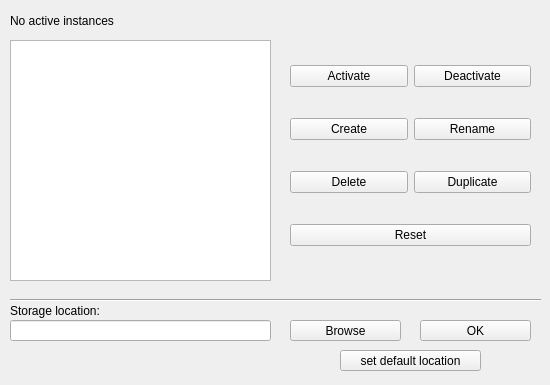
<?xml version="1.0" encoding="UTF-8"?>
<ui version="4.0">
 <class>MainWindow</class>
 <widget class="QMainWindow" name="MainWindow">
  <property name="geometry">
   <rect>
    <x>0</x>
    <y>0</y>
    <width>550</width>
    <height>385</height>
   </rect>
  </property>
  <property name="windowTitle">
   <string>minecraft-instance-manager</string>
  </property>
  <widget class="QWidget" name="centralwidget">
   <widget class="QListWidget" name="instances_listWidget">
    <property name="geometry">
     <rect>
      <x>10</x>
      <y>40</y>
      <width>261</width>
      <height>241</height>
     </rect>
    </property>
   </widget>
   <widget class="QLineEdit" name="storage_location_lineEdit">
    <property name="geometry">
     <rect>
      <x>10</x>
      <y>320</y>
      <width>261</width>
      <height>21</height>
     </rect>
    </property>
   </widget>
   <widget class="QLabel" name="active_instance_label">
    <property name="geometry">
     <rect>
      <x>10</x>
      <y>10</y>
      <width>521</width>
      <height>21</height>
     </rect>
    </property>
    <property name="text">
     <string>No active instances</string>
    </property>
   </widget>
   <widget class="Line" name="line">
    <property name="geometry">
     <rect>
      <x>10</x>
      <y>290</y>
      <width>531</width>
      <height>21</height>
     </rect>
    </property>
    <property name="orientation">
     <enum>Qt::Horizontal</enum>
    </property>
   </widget>
   <widget class="QLabel" name="storage_location_label">
    <property name="geometry">
     <rect>
      <x>10</x>
      <y>300</y>
      <width>101</width>
      <height>21</height>
     </rect>
    </property>
    <property name="text">
     <string>Storage location:</string>
    </property>
   </widget>
   <widget class="QPushButton" name="browse_pushButton">
    <property name="geometry">
     <rect>
      <x>290</x>
      <y>320</y>
      <width>111</width>
      <height>21</height>
     </rect>
    </property>
    <property name="text">
     <string>Browse</string>
    </property>
   </widget>
   <widget class="QPushButton" name="set_default_location_pushButton">
    <property name="geometry">
     <rect>
      <x>340</x>
      <y>350</y>
      <width>141</width>
      <height>21</height>
     </rect>
    </property>
    <property name="text">
     <string>set default location</string>
    </property>
   </widget>
   <widget class="QPushButton" name="storage_location_OK_pushButton">
    <property name="geometry">
     <rect>
      <x>420</x>
      <y>320</y>
      <width>111</width>
      <height>21</height>
     </rect>
    </property>
    <property name="text">
     <string>OK</string>
    </property>
   </widget>
   <widget class="QWidget" name="gridLayoutWidget">
    <property name="geometry">
     <rect>
      <x>290</x>
      <y>40</y>
      <width>241</width>
      <height>231</height>
     </rect>
    </property>
    <layout class="QGridLayout" name="gridLayout">
     <item row="1" column="1">
      <widget class="QPushButton" name="rename_pushButton">
       <property name="text">
        <string>Rename</string>
       </property>
      </widget>
     </item>
     <item row="2" column="0">
      <widget class="QPushButton" name="delete_pushButton">
       <property name="text">
        <string>Delete</string>
       </property>
      </widget>
     </item>
     <item row="2" column="1">
      <widget class="QPushButton" name="duplicate_pushButton">
       <property name="text">
        <string>Duplicate</string>
       </property>
      </widget>
     </item>
     <item row="0" column="0">
      <widget class="QPushButton" name="activate_pushButton">
       <property name="text">
        <string>Activate</string>
       </property>
      </widget>
     </item>
     <item row="0" column="1">
      <widget class="QPushButton" name="deactivate_pushButton">
       <property name="text">
        <string>Deactivate</string>
       </property>
      </widget>
     </item>
     <item row="1" column="0">
      <widget class="QPushButton" name="create_pushButton">
       <property name="text">
        <string>Create</string>
       </property>
      </widget>
     </item>
     <item row="3" column="0" colspan="2">
      <widget class="QPushButton" name="reset_pushButton">
       <property name="text">
        <string>Reset</string>
       </property>
      </widget>
     </item>
    </layout>
   </widget>
  </widget>
 </widget>
 <resources/>
 <connections/>
</ui>
